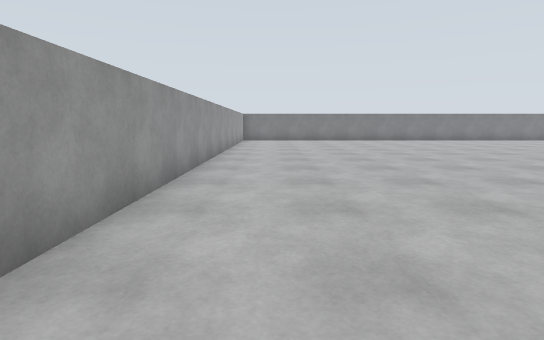
view 1 (above)

24 first-person views from a walk through a Gazebo world. The camera is 1.1 m above the floor, tilts 8° down and sees 80° across. The floor is counted in squares, 1 m on a side. Each view is taken from the middle of a square. On the plan, view 1 faces up. The plan holds only what a view shows up to about 13 squares ahead; the rest is blank. The robots in the file are not drawn.

view 2
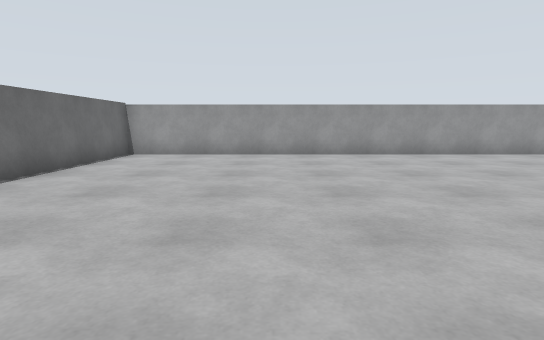

view 3
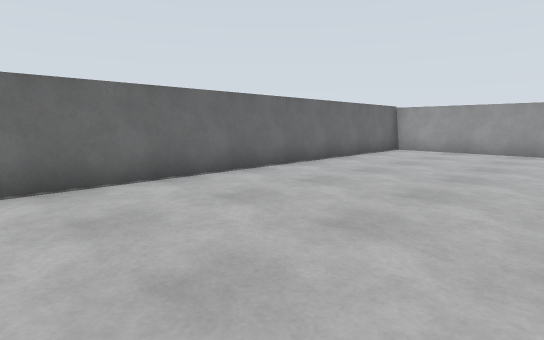

view 4
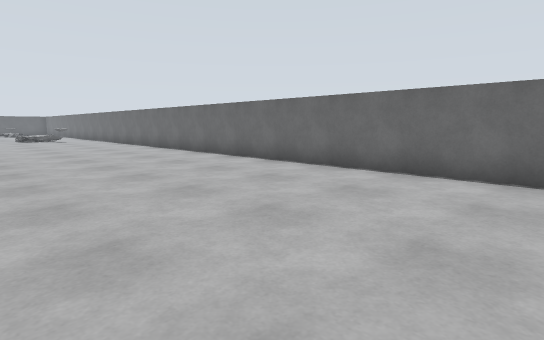

view 5
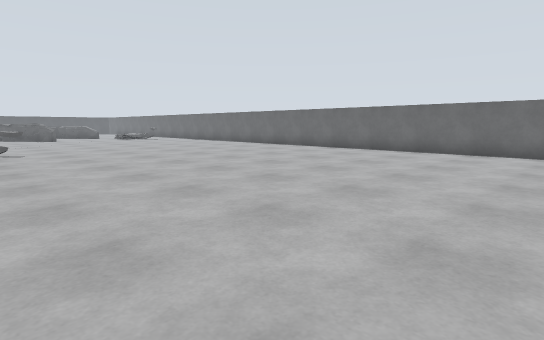

view 6
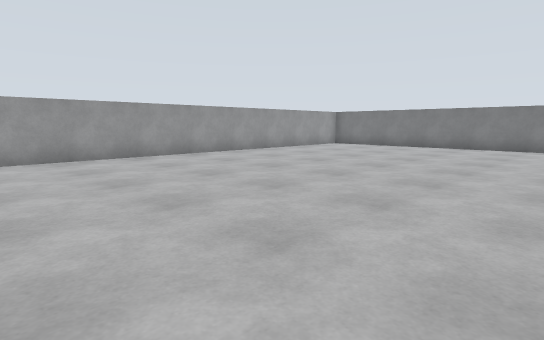

view 7
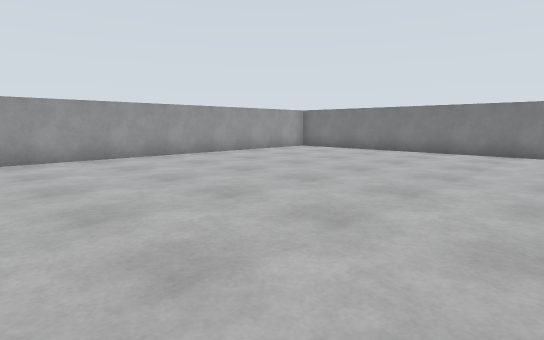

view 8
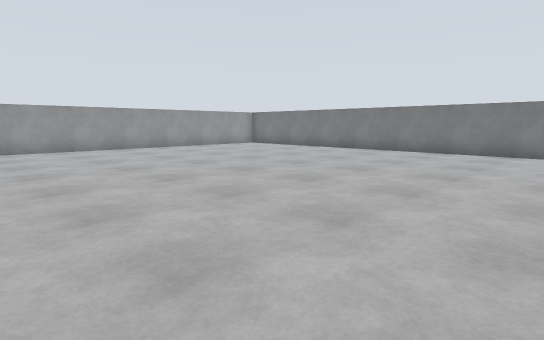

view 9
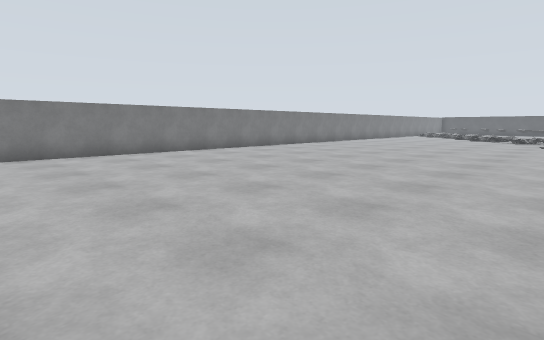

view 10
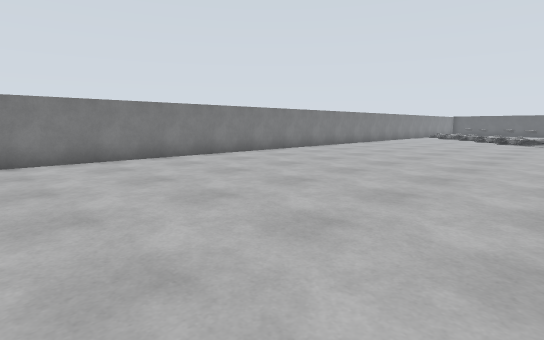

view 11
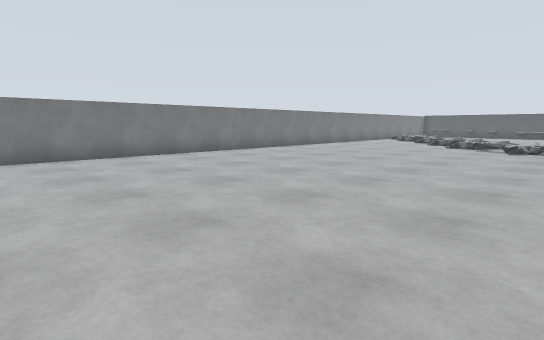

view 12
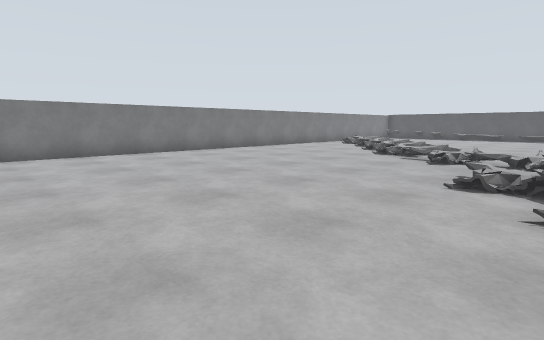

view 13
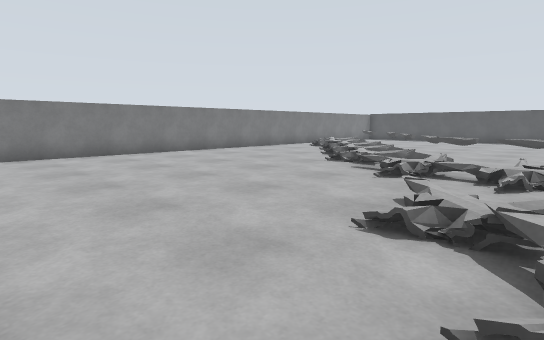

view 14
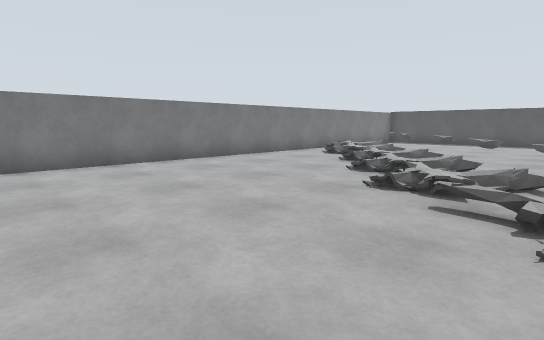

view 15
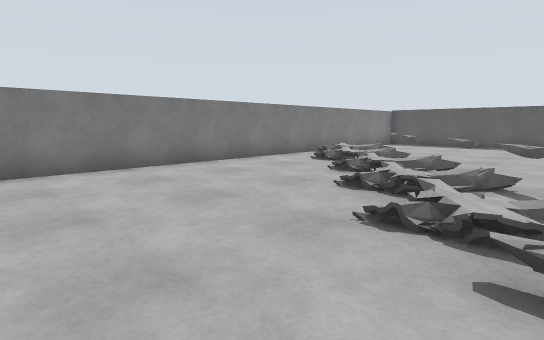

view 16
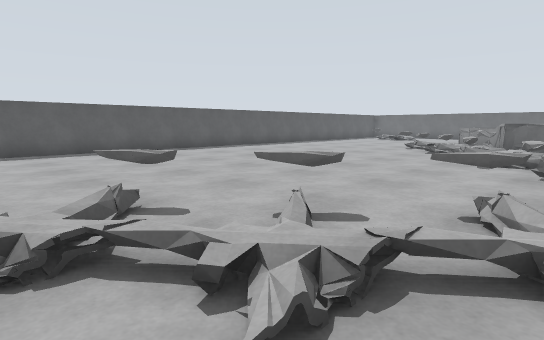

view 17
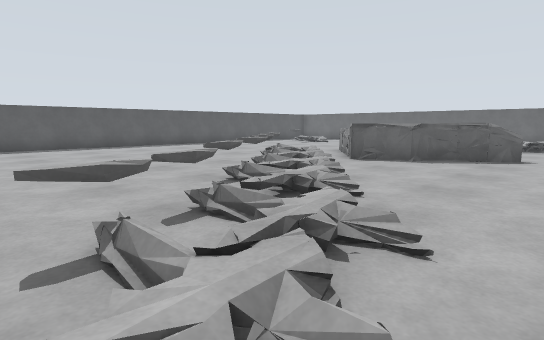

view 18
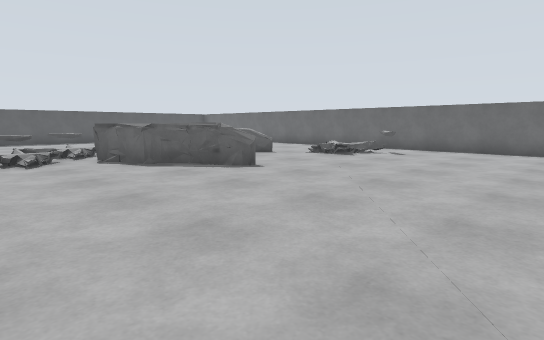

view 19
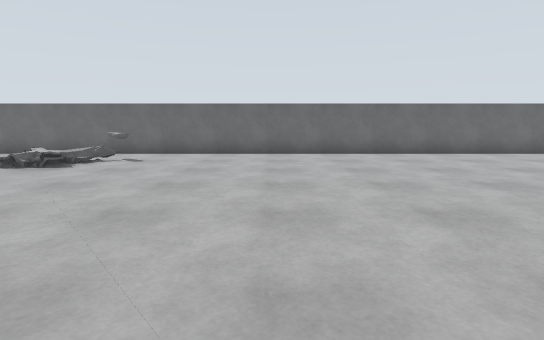

view 20
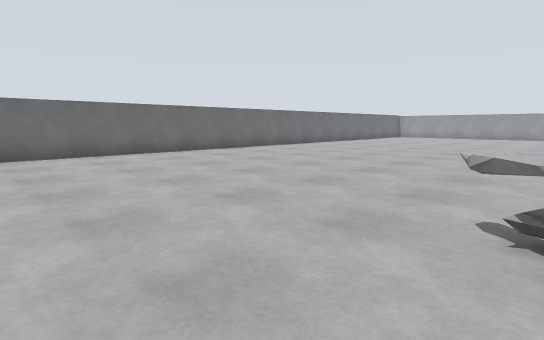

view 21
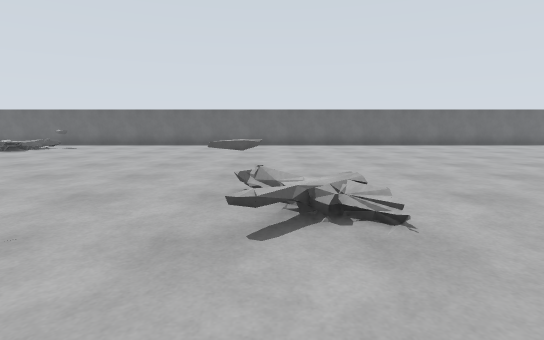

view 22
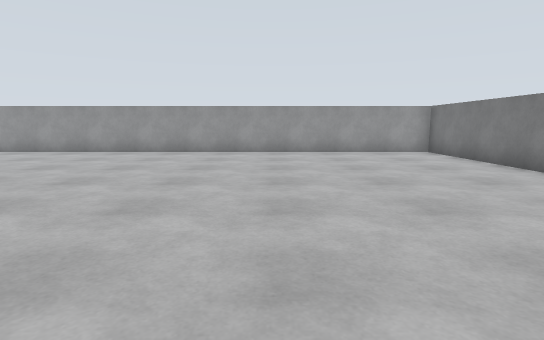

view 23
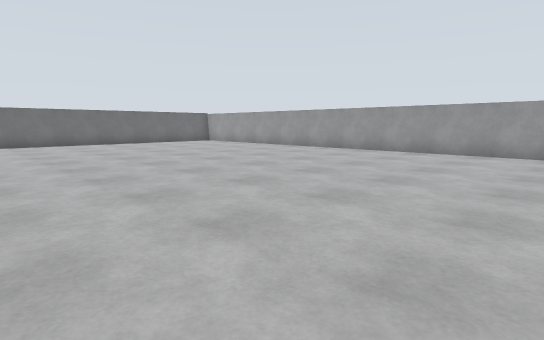

view 24
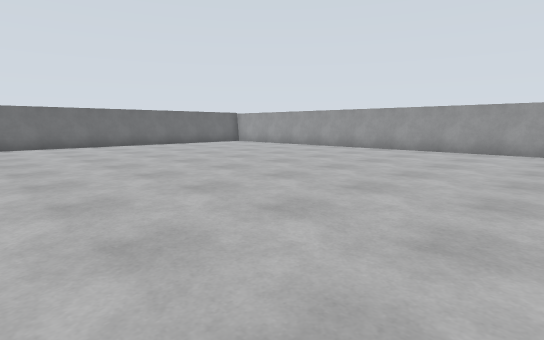

### Floor plan
Key: @ floor where view 1 was taken; # wall or solid block; x gap in a wall; . floor; / step, stairs or slope; = window, fence, low wall or low ledge.
Columns run from 2 left of view 1 to 48 right of it. Each row starts with its distance up from view 1.
 23 ############################################
 22 #..........................................#
 21 #.........................................==
 20 #........................................====
 19 #.......................................=== =.
 18 #......................................==#= ...
 17 #..................................../====........#
 16 #...................................===#=.........#
 15 #...................................====..........#
 14 #..................................===............#
 13 #.................................====.........   #
 12 #.............................#x=.=.............
 11 #.............................== .===............
 10 #.................      . ...=== ..===............#
  9 #...............        .        .=x==...........
  8 #.............                   ...===.........
  7 #..............       .....      ....===.......
  6 #..............      ...=.... .......====..
  5 #................   ...==.............====..
  4 #......................===.............===..
  3 #.......................=.............##===
  2 #...................................###====
  1 #..................................##   =
  0 #.@................................=
 -1 #....................................
 -2 #.....................................
 -3 #....................................=
 -4 #..................................==
 -5 #.................................===
 -6 #.................................=.=
 -7 #...................................
 -8 #...................................
 -9 ########################################

Where each view was taken, in squares from view 1:
view 1: 0 up, 0 right, facing up
view 2: 3 down, 10 right, facing left
view 3: 2 down, 12 right, facing down-left
view 4: 1 down, 8 right, facing down-right
view 5: 5 up, 8 right, facing down-right
view 6: 6 up, 9 right, facing up-left
view 7: 9 up, 9 right, facing up-left
view 8: 9 up, 13 right, facing up-left
view 9: 10 up, 9 right, facing up-right
view 10: 12 up, 12 right, facing up-right
view 11: 11 up, 17 right, facing up-right
view 12: 10 up, 22 right, facing up-right
view 13: 10 up, 25 right, facing up-right
view 14: 13 up, 28 right, facing up-right
view 15: 14 up, 30 right, facing up-right
view 16: 18 up, 34 right, facing down-right
view 17: 12 up, 31 right, facing down-right
view 18: 6 up, 26 right, facing down-right
view 19: 4 up, 27 right, facing down
view 20: 4 up, 26 right, facing down-left
view 21: 9 up, 22 right, facing down
view 22: 16 up, 11 right, facing left
view 23: 11 up, 11 right, facing down-left
view 24: 9 up, 12 right, facing down-left
